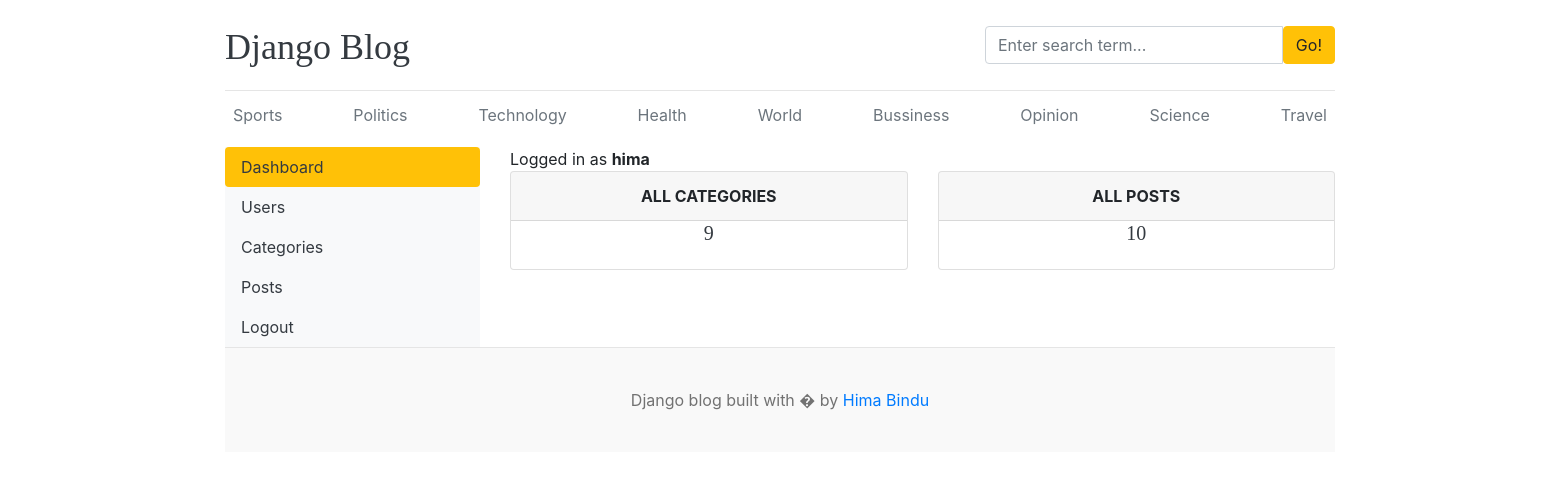
The page /dashboard/ (signed in) on the database its author committed.
### blogs/models.py (models this page shows, shortened)
class Category(models.Model):
    category_name=models.CharField(max_length=50,unique=True)
    created_at=models.DateTimeField(auto_now_add=True)
    updated_at=models.DateTimeField(auto_now=True)
    class Meta:
       verbose_name_plural='categories'

### dashboards/views.py (the view)
# urls.py: path('dashboard/',include('dashboards.urls')),
@login_required(login_url='login')
def dashboard(request):
    category_count=Category.objects.all().count()
    blogs_count=Blog.objects.all().count()
    context={
        'category_count':category_count,
        'blogs_count':blogs_count,
    }
    return render(request,'dashboard/dashboard.html',context)

### blogs/context_processors.py (called while the page is built)
def get_categories(request):
    categories=Category.objects.all()
    return dict(categories=categories)

def get_social_links(request):
    social_links=SocialLink.objects.all()
    return dict(social_links=social_links)

### templates/dashboard/dashboard.html
{% extends 'base.html' %}
{% block content %}
<div class="row">
    {% include 'dashboard/sidebar.html' %}
    <div class="col-md-9">
        <span>Logged in as <b>{{ user }}</b></span>
        <div class="row">
            <div class="col">
                <div class="card border-default mb-3">
                    <div class="card-header text-center text-uppercase font-weight-bold">All Categories</div>
                    <div class="card-title text-dark">
                        <h5 class="card-title text-center">{{ category_count }}</h5>
                    </div>
                </div>
            </div>
            <div class="col">
                <div class="card border-default mb-3">
                    <div class="card-header text-center text-uppercase font-weight-bold">All Posts</div>
                    <div class="card-title text-dark">
                        <h5 class="card-title text-center">{{ blogs_count }}</h5>
                    </div>
                </div>
            </div>
        </div>
    </div>
</div>
{% endblock %}

### templates/base.html (shortened to what this page needs)
{% load static %}
<!DOCTYPE html>
<html lang="en">
<head>
    <link href="https://getbootstrap.com/docs/4.0/dist/css/bootstrap.min.css" rel="stylesheet">
    <link href="{% static 'css/blog.css' %}" rel="stylesheet">
    <link rel="stylesheet" href="https://cdnjs.cloudflare.com/ajax/libs/font-awesome/4.7.0/css/font-awesome.min.css">
  </head>
<body>
    <div class="container">
      <header class="blog-header py-3">
        <div class="row flex-nowrap justify-content-between align-items-center">
          <div class="col-8 pt-1">
            <a class="blog-header-logo text-dark" href="/">Django Blog</a>
          </div>
          <div class="col-4">
            <form action="{% url 'search' %}" method="GET">
              <div class="input-group">
                <input class="form-control" type="text" name="keyword"  value="{{ keyword }}" placeholder="Enter search term..." aria-label="Enter search term..." aria-describedby="button-search" />
                <button type="submit" class="btn btn-warning" id="button-search" type="button">Go!</button>
            </div>
            </form>
          </div>
          <div class="col-4 d-flex justify-content-end align-items-center">
          </div>
        </div>
      </header>
      <div class="nav-scroller py-1 mb-2">
        <nav class="nav d-flex justify-content-between">
            {% for cat in categories %}
            <a class="p-2 text-muted" href="{% url 'posts_by_category' cat.id %}">{{ cat.category_name }}</a>
             {% endfor %}
        </nav>
      </div>
{% block content %}
{% endblock %}
<footer class="blog-footer">
    <p>Django blog built with � by <a href="#">Hima Bindu</a></p>
  </footer>
  </body>
  </html>

### blog_main/static/css/blog.css (style rules this page uses)
.blog-header { border-bottom: 1px solid #e5e5e5; }
.blog-header-logo { font-family: "Playfair Display", Georgia, "Times New Roman", serif; font-size: 2.25rem; }
h1, h2, h3, h4, h5, h6 { font-family: "Playfair Display", Georgia, "Times New Roman", serif; }
.blog-footer { padding: 2.5rem 0; color: #727272; text-align: center; background-color: #f9f9f9; border-top: .05rem solid #e5e5e5; }
.blog-footer p:last-child { margin-bottom: 0; }

### rows shown on the page
Category: category_name "Sports"
Category: category_name "Politics"
Category: category_name "Technology"
Category: category_name "Health"
Category: category_name "World"
Category: category_name "Bussiness"
Category: category_name "Opinion"
Category: category_name "Science"
Category: category_name "Travel"

### other values the page prints
{{ user }} "hima"
{{ category_count }} "9"
{{ blogs_count }} "10"
